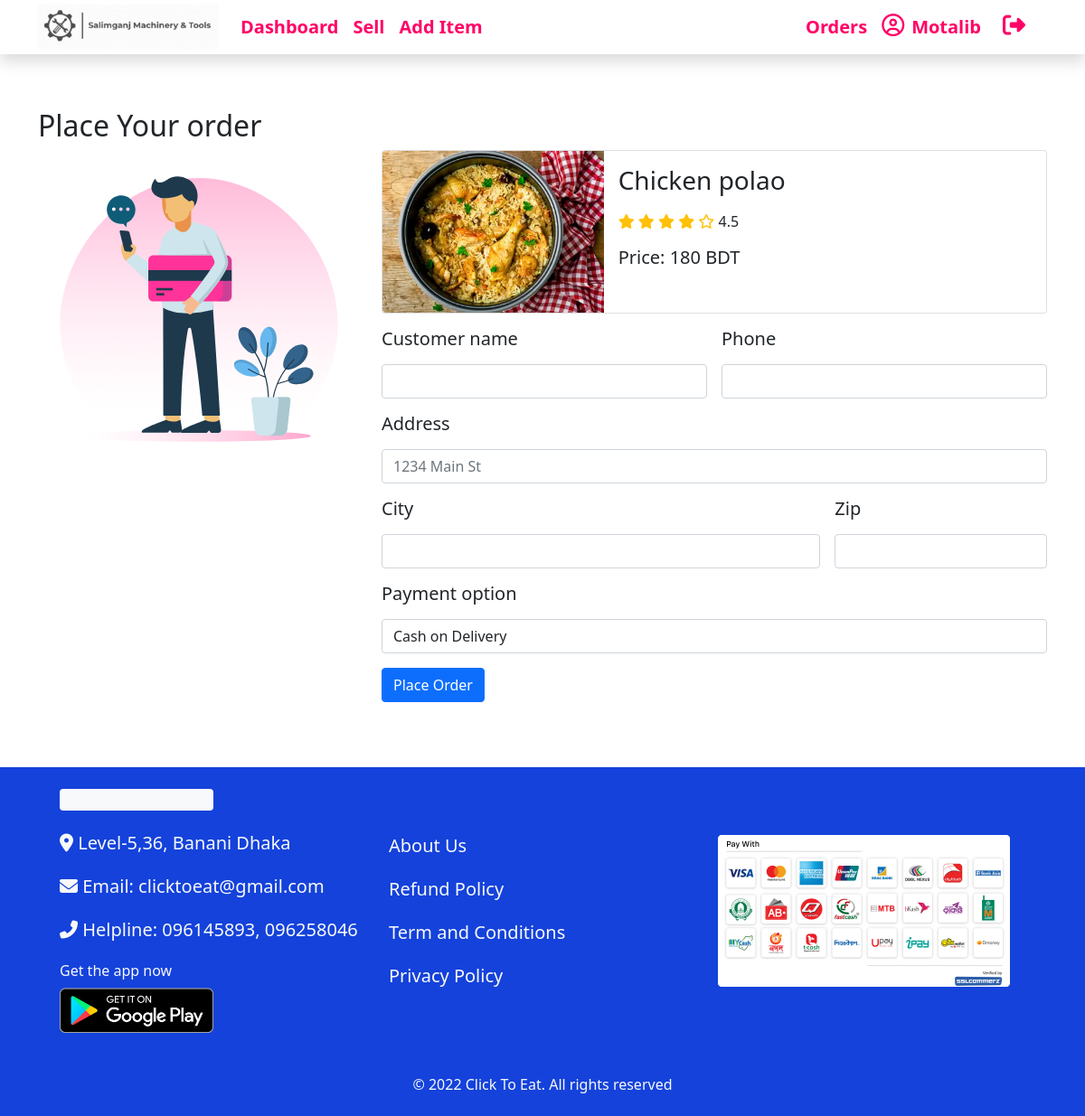
The page /placeOrder.php?id=102 (signed in) on the database its author committed.
### tables this page shows
CREATE TABLE `food` (
  `id` int(11) NOT NULL,
  `cat_id` int(11) NOT NULL,
  `foodname` varchar(50) NOT NULL,
  `description` varchar(250) NOT NULL,
  `img_src` varchar(50) NOT NULL,
  `price` int(11) NOT NULL
);

### placeOrder.php (the view, shortened to what this page needs)
<!DOCTYPE html>
<html lang="en">
<head>
    <link href="https://cdn.jsdelivr.net/npm/bootstrap@5.0.2/dist/css/bootstrap.min.css" rel="stylesheet">
    <link rel="stylesheet" href="styles/style.css">
</head>
<body>
    <?php require('./header.php') ?>
    <?php require('./connection.php');
    $foodId = $_GET["id"];
    $food = "SELECT id,description,foodname,price,img_src,cat_id FROM food WHERE id='$foodId'";
    $result = $conn->query($food);
    if ($result->num_rows > 0) {
        while ($row = $result->fetch_assoc()) {
            $foodname = $row['foodname'];
            $price = $row['price'];
            $cat_id = $row["cat_id"];
            $img_src = $row["img_src"];
        }
    } else {
        echo "<p class='alert-danger p-2'>Order failed!. </p>";
    }
    ?>
    <br>
    <br><br>
    <main class="mt-5">
        <div class="container">
            <h2 class="my-2">Place Your order</h2>
        </div>
        <div class="container">
            <div class="row">
                <div class="col-sm-4">
                    <div>
                        <img src="images/illustration/payment.svg" alt="">
                    </div>
                </div>
                <div class="col-sm-8">
                    <div class="card mb-3 w-100">
                        <div class="row g-0">
                            <div class="col-md-4">
                                <img src="images/food/<?php echo $cat_id . "/" . $img_src; ?>.webp" class="img-fluid rounded-start" alt="...">
                            </div>
                            <div class="col-md-8">
                                <div class="card-body">
                                    <h3 class="card-title"> <?php echo $foodname; ?></h3>
                                    <p> <i class="fas fa-star text-warning"></i>
                                        <i class="fas fa-star text-warning"></i>
                                        <i class="fas fa-star text-warning"></i>
                                        <i class="fas fa-star text-warning"></i>
                                        <i class="far fa-star text-warning"></i>
                                        <span>4.5</span>
                                    </p>
                                    <h5>Price: <?php echo $price; ?> BDT</h5>
                                </div>
                            </div>
                        </div>
                    </div>
                    <form class="row g-3" action="processOrder.php" method="POST">
                        <div class="col-md-6">
                            <label for="cname" class="form-label">
                                <h5>Customer name</h5>
                            </label>
                            <input name="cname" type="text" class="form-control" id="inputEmail4">
                        </div>
                        <div class="col-md-6">
                            <label for="phone" class="form-label">
                                <h5>Phone</h5>
                            </label>
                            <input name="phone" type="phone" class="form-control" id="phone">
                        </div>
                        <div class="col-12">
                            <label for="inputAddress" class="form-label">
                                <h5>Address</h5>
                            </label>
                            <input name="address" type="text" class="form-control" id="inputAddress" placeholder="1234 Main St">
                        </div>
                        <div class="col-md-8">
                            <label for="inputCity" class="form-label">
                                <h5>City</h5>
                            </label>
                            <input name="city" type="text" class="form-control" id="inputCity">
                        </div>
                        <div class="col-md-4">
                            <label for="inputZip" class="form-label">
                                <h5>Zip</h5>
                            </label>
                            <input name="zip" type="text" class="form-control" id="inputZip">
                        </div>
                        <div class="col-md-12">
                            <label for="patOpt" class="form-label">
                                <h5>Payment option</h5>
                            </label>
                            <select name="patOpt" class="form-control">
                                <option value="cod">Cash on Delivery</option>
                            </select>
                        </div>
                        <div class="col-12">
                            <button type="submit" class="btn btn-primary">Place Order</button>
                        </div>
                    </form>
                </div>
            </div>
        </div>
    </main>
    <br><br><br>
    <?php require('./footer.php') ?>
</body>
</html>

### rows shown on the page
food: img_src (picture), foodname "Chicken polao", price "180"

### other values the page prints
$_SESSION["fname"] "Motalib"
